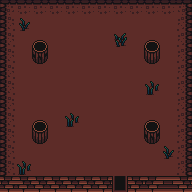

Below is a game level as drawn by its tile map, then a one-line description and the .tmx file that defines it, in full:
An orthogonal 12x12 tile map with 16x16 px tiles, 3 tile layers (floor, level, second image) and 1 object (Portal).

<map version="1.2" tiledversion="1.3.2" orientation="orthogonal" renderorder="right-down" compressionlevel="0" width="12" height="12" tilewidth="16" tileheight="16" infinite="0" nextlayerid="6" nextobjectid="3">
 <editorsettings>
  <export target="../../finished/cavebasic/cave_section1_1.json" format="soulstain" />
 </editorsettings>
 <tileset firstgid="1" source="../../tilesets/red_dungeon.tsx" />
 <layer id="1" name="floor" width="12" height="12">
  <data encoding="csv">
114,115,115,115,115,115,115,115,115,115,115,116,
141,197,142,142,142,142,142,142,142,142,142,143,
141,142,142,142,142,142,142,196,142,142,142,143,
141,142,142,142,142,142,142,142,142,142,142,143,
141,142,142,142,142,142,142,142,142,142,142,143,
141,142,142,142,142,142,142,142,142,195,142,143,
141,142,142,142,142,142,142,142,142,142,142,143,
141,142,142,142,195,142,142,142,142,142,142,143,
141,142,142,142,142,142,142,142,142,142,142,143,
141,142,142,142,142,142,142,142,142,142,197,143,
141,195,142,142,142,142,142,142,142,142,142,143,
3221225481,3221225479,3221225479,3221225479,3221225479,3221225479,3221225479,3221225691,3221225479,3221225481,3221225480,3221225479
</data>
 </layer>
 <layer id="2" name="level" width="12" height="12">
  <data encoding="csv">
0,0,0,0,0,0,0,0,0,0,0,0,
0,0,0,0,0,0,0,0,0,0,0,0,
0,0,0,0,0,0,0,0,0,0,0,0,
0,0,198,0,0,0,0,0,0,144,0,0,
0,0,0,0,0,0,0,0,0,0,0,0,
0,0,0,0,0,0,0,0,0,0,0,0,
0,0,0,0,0,0,0,0,0,0,0,0,
0,0,0,0,0,0,0,0,0,0,0,0,
0,0,144,0,0,0,0,0,0,198,0,0,
0,0,0,0,0,0,0,0,0,0,0,0,
0,0,0,0,0,0,0,0,0,0,0,0,
0,0,0,0,0,0,0,0,0,0,0,0
</data>
 </layer>
 <objectgroup id="3" name="entities">
  <object id="2" type="Portal" x="112" y="178" width="16" height="11">
   <properties>
    <property name="TMX" type="int" value="2" />
    <property name="TMY" type="int" value="3" />
    <property name="destination" value="openworld" />
    <property name="destinationX" type="int" value="84" />
    <property name="destinationY" type="int" value="130" />
    <property name="height" type="int" value="11" />
    <property name="width" type="int" value="16" />
   </properties>
  </object>
 </objectgroup>
 <objectgroup id="4" name="entities that can be despawned later" />
 <layer id="5" name="second image" width="12" height="12">
  <data encoding="csv">
0,0,0,0,0,0,0,0,0,0,0,0,
0,0,0,0,0,0,0,0,0,0,0,0,
0,0,117,0,0,0,0,0,0,117,0,0,
0,0,0,0,0,0,0,0,0,0,0,0,
0,0,0,0,0,0,0,0,0,0,0,0,
0,0,0,0,0,0,0,0,0,0,0,0,
0,0,0,0,0,0,0,0,0,0,0,0,
0,0,117,0,0,0,0,0,0,117,0,0,
0,0,0,0,0,0,0,0,0,0,0,0,
0,0,0,0,0,0,0,0,0,0,0,0,
0,0,0,0,0,0,0,0,0,0,0,0,
0,0,0,0,0,0,0,0,0,0,0,0
</data>
 </layer>
</map>
